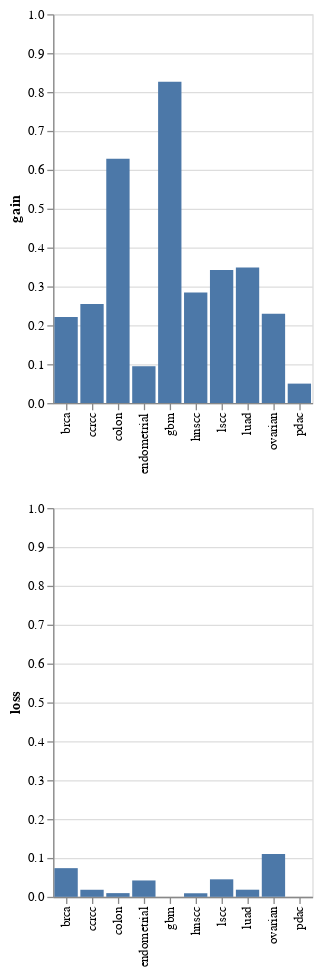

Source (notebook cell):
### Code cell
def make_plot(df, event_type):

    df = df[df["variable"] == event_type]

    return alt.Chart(df).mark_bar().encode(
        x=alt.X(
            "cancer:N",
            axis=alt.Axis(
                title=None,
            ),
        ),
        y=alt.Y(
            "value_prop",
            axis=alt.Axis(
                title=event_type
            ),
            scale=alt.Scale(
                domain=(0, 1)
            )
        ),
    )

alt.vconcat(
    make_plot(df, "gain"),
    make_plot(df, "loss"),
)

### Figure 1 — Vega-Lite specification as saved in the notebook (floating-point values rounded to 4 significant figures)
{"config": {"view": {"continuousWidth": 400, "continuousHeight": 300}}, "vconcat": [{"data": {"name": "data-1f78caff365dab160d1b8133c800c1ae"}, "mark": "bar", "encoding": {"x": {"type": "nominal", "axis": {"title": null}, "field": "cancer"}, "y": {"type": "quantitative", "axis": {"title": "gain"}, "field": "value_prop", "scale": {"domain": [0, 1]}}}}, {"data": {"name": "data-5ca0c91948852a30cf1adea6c7b1969f"}, "mark": "bar", "encoding": {"x": {"type": "nominal", "axis": {"title": null}, "field": "cancer"}, "y": {"type": "quantitative", "axis": {"title": "loss"}, "field": "value_prop", "scale": {"domain": [0, 1]}}}}], "$schema": "https://vega.github.io/schema/vega-lite/v4.8.1.json", "datasets": {"data-1f78caff365dab160d1b8133c800c1ae": [{"Name": "EGFR", "start_bp": 55020000.0, "end_bp": 55210000.0, "variable": "gain", "value": 27, "cancer_type_total_patients": 122, "cancer": "brca", "value_prop": 0.2213}, {"Name": "EGFR", "start_bp": 55020000.0, "end_bp": 55210000.0, "variable": "gain", "value": 28, "cancer_type_total_patients": 110, "cancer": "ccrcc", "value_prop": 0.2545}, {"Name": "EGFR", "start_bp": 55020000.0, "end_bp": 55210000.0, "variable": "gain", "value": 66, "cancer_type_total_patients": 105, "cancer": "colon", "value_prop": 0.6286}, {"Name": "EGFR", "start_bp": 55020000.0, "end_bp": 55210000.0, "variable": "gain", "value": 9, "cancer_type_total_patients": 95, "cancer": "endometrial", "value_prop": 0.09474}, {"Name": "EGFR", "start_bp": 55020000.0, "end_bp": 55210000.0, "variable": "gain", "value": 81, "cancer_type_total_patients": 98, "cancer": "gbm", "value_prop": 0.8265}, {"Name": "EGFR", "start_bp": 55020000.0, "end_bp": 55210000.0, "variable": "gain", "value": 31, "cancer_type_total_patients": 109, "cancer": "hnscc", "value_prop": 0.2844}, {"Name": "EGFR", "start_bp": 55020000.0, "end_bp": 55210000.0, "variable": "gain", "value": 38, "cancer_type_total_patients": 111, "cancer": "lscc", "value_prop": 0.3423}, {"Name": "EGFR", "start_bp": 55020000.0, "end_bp": 55210000.0, "variable": "gain", "value": 38, "cancer_type_total_patients": 109, "cancer": "luad", "value_prop": 0.3486}, {"Name": "EGFR", "start_bp": 55020000.0, "end_bp": 55210000.0, "variable": "gain", "value": 23, "cancer_type_total_patients": 100, "cancer": "ovarian", "value_prop": 0.23}, {"Name": "EGFR", "start_bp": 55020000.0, "end_bp": 55210000.0, "variable": "gain", "value": 7, "cancer_type_total_patients": 140, "cancer": "pdac", "value_prop": 0.05}], "data-5ca0c91948852a30cf1adea6c7b1969f": [{"Name": "EGFR", "start_bp": 55020000.0, "end_bp": 55210000.0, "variable": "loss", "value": 9, "cancer_type_total_patients": 122, "cancer": "brca", "value_prop": 0.07377}, {"Name": "EGFR", "start_bp": 55020000.0, "end_bp": 55210000.0, "variable": "loss", "value": 2, "cancer_type_total_patients": 110, "cancer": "ccrcc", "value_prop": 0.01818}, {"Name": "EGFR", "start_bp": 55020000.0, "end_bp": 55210000.0, "variable": "loss", "value": 1, "cancer_type_total_patients": 105, "cancer": "colon", "value_prop": 0.009524}, {"Name": "EGFR", "start_bp": 55020000.0, "end_bp": 55210000.0, "variable": "loss", "value": 4, "cancer_type_total_patients": 95, "cancer": "endometrial", "value_prop": 0.04211}, {"Name": "EGFR", "start_bp": 55020000.0, "end_bp": 55210000.0, "variable": "loss", "value": 0, "cancer_type_total_patients": 98, "cancer": "gbm", "value_prop": 0.0}, {"Name": "EGFR", "start_bp": 55020000.0, "end_bp": 55210000.0, "variable": "loss", "value": 1, "cancer_type_total_patients": 109, "cancer": "hnscc", "value_prop": 0.009174}, {"Name": "EGFR", "start_bp": 55020000.0, "end_bp": 55210000.0, "variable": "loss", "value": 5, "cancer_type_total_patients": 111, "cancer": "lscc", "value_prop": 0.04505}, {"Name": "EGFR", "start_bp": 55020000.0, "end_bp": 55210000.0, "variable": "loss", "value": 2, "cancer_type_total_patients": 109, "cancer": "luad", "value_prop": 0.01835}, {"Name": "EGFR", "start_bp": 55020000.0, "end_bp": 55210000.0, "variable": "loss", "value": 11, "cancer_type_total_patients": 100, "cancer": "ovarian", "value_prop": 0.11}, {"Name": "EGFR", "start_bp": 55020000.0, "end_bp": 55210000.0, "variable": "loss", "value": 0, "cancer_type_total_patients": 140, "cancer": "pdac", "value_prop": 0.0}]}}
